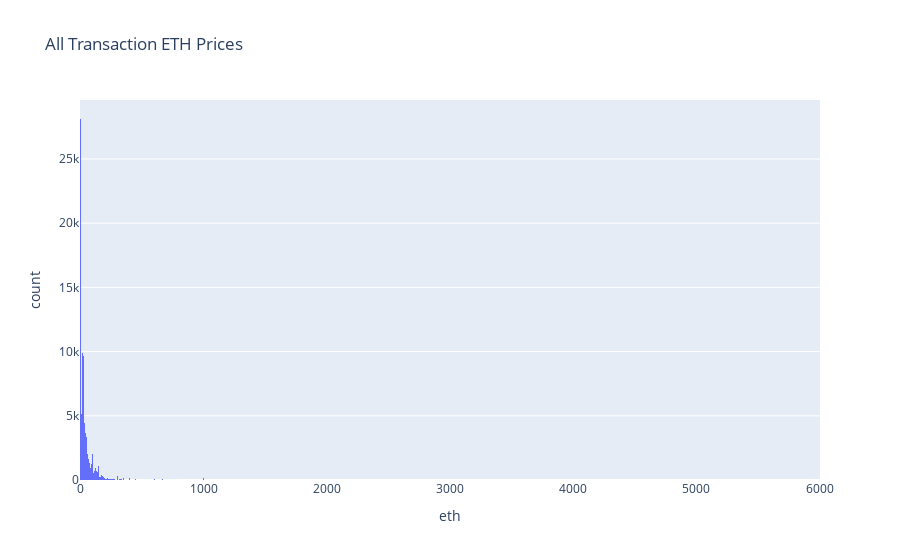

The notebook cell saved with this chart:
### Code cell
fig = px.histogram(tx_attributes_df, x="eth", title="All Transaction ETH Prices")
fig.show()

### Figure 1 — Plotly figure (JSON) as saved in the notebook; plotly's stock layout.template omitted (floating-point values rounded to 4 significant figures; data arrays with more than 128 entries replaced by an {"elided": "..."} marker saying what was removed)
{"data": [{"alignmentgroup": "True", "bingroup": "x", "hovertemplate": "eth=%{x}<br>count=%{y}<extra></extra>", "legendgroup": "", "marker": {"color": "#636efa", "pattern": {"shape": ""}}, "name": "", "offsetgroup": "", "orientation": "v", "showlegend": false, "type": "histogram", "x": {"elided": "121842 float values"}, "xaxis": "x", "yaxis": "y"}], "layout": {"autosize": true, "barmode": "relative", "legend": {"tracegroupgap": 0}, "title": {"text": "All Transaction ETH Prices"}, "xaxis": {"anchor": "y", "autorange": true, "domain": [0, 1], "range": [-2.5, 6002.0], "title": {"text": "eth"}, "type": "linear"}, "yaxis": {"anchor": "x", "autorange": true, "domain": [0, 1], "range": [0, 29590.0], "title": {"text": "count"}}}}
